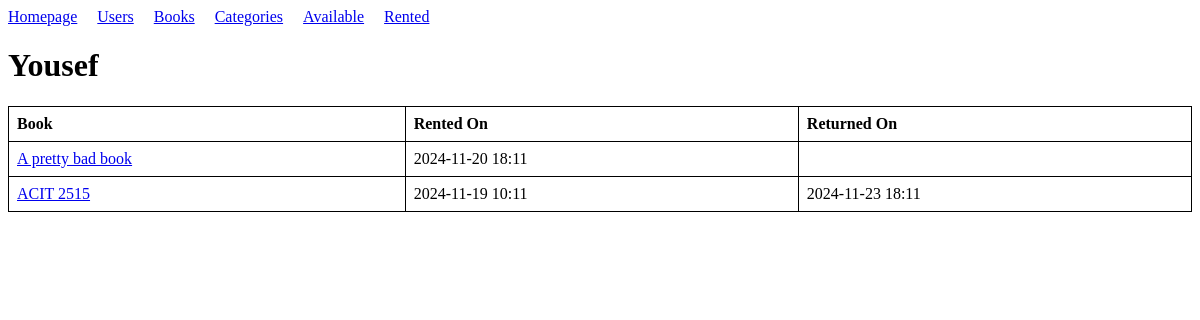
The app's page /users/5 with its own data.
### models.py (models this page shows, shortened)
class User(db.Model):
      name = mapped_column(String)
      id = mapped_column(Integer, primary_key=True)
      rented = relationship("BookRental", back_populates="user")

class BookRental(db.Model):
      id = mapped_column(Integer, primary_key=True)
      user_id = mapped_column(Integer, ForeignKey("user.id"))
      book_id = mapped_column(Integer, ForeignKey("book.id"))
      rented = mapped_column(DateTime(timezone=True), nullable=False)
      returned = mapped_column(DateTime(timezone=True), nullable=True)
      user = relationship("User", back_populates="rented")
      book = relationship("Book", back_populates="rentals")

class Book(db.Model):
      id = mapped_column(Integer, primary_key=True)
      title = mapped_column(String)
      price = mapped_column(DECIMAL(10, 2))
      available = mapped_column(Integer, default=0)
      rating = mapped_column(Integer, default=0)
      upc = mapped_column(String, default=0)
      url = mapped_column(String, default=0)
      category = mapped_column(String, default=0)
      category_id = mapped_column(Integer, ForeignKey("category.id"))
      category = relationship("Category", back_populates="books")
      rentals = relationship("BookRental", back_populates="book")

### app.py (the view)
@app.route("/users/<int:id>")
def user_rental(id):
      statement = db.select(User).where(User.id == id)
      results = db.session.execute(statement).scalar()
      if not results:
            return "NOT FOUND!", 404
      return render_template("user_rental.html", user = results)

### templates/user_rental.html
{% extends "base.html" %}
{% block content %}
<h1>{{ user.name }}</h1>
<table>
  <tr>
    <th>Book</th>
    <th>Rented On</th>
    <th>Returned On</th>
  </tr>
  {% if user.rented %}
  {% for rental in user.rented %}
  <tr>
    <td><a href="{{ url_for('book_rental', id=rental.book.id) }}">{{ rental.book.title }}</a></td>
    <td>{{ rental.rented.strftime("%Y-%m-%d %H:%m") }}</td>
    {% if rental.returned %}
    <td>{{ rental.returned.strftime("%Y-%m-%d %H:%m") }}</td>
    {% else %}
    <td></td>
    {% endif %}
  </tr>
  {% endfor %}
  {% endif %}
</table>
{% endblock %}

### static/style.css (style rules this page uses)
table { border-collapse: collapse; width: 100%; }
th, td { border: 1px solid black; padding: 8px; text-align: left; }

### records on screen
User: name "Yousef"
BookRental: book "A pretty bad book", rented "2024-11-20 18:11"
BookRental: book "ACIT 2515", rented "2024-11-19 10:11", returned "2024-11-23 18:11"
